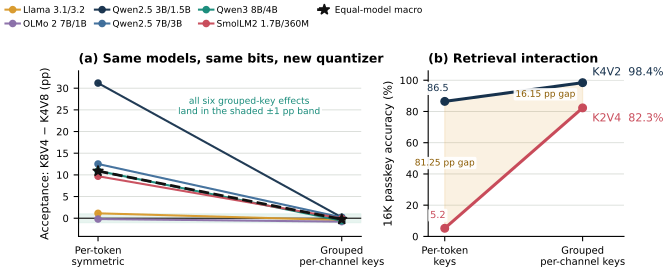

Reproduce this figure in Python.
"""Regenerate Figure 2 (geometry_interaction.pdf); CPU only.

Run from the repository root:

    python paper/figures/geometry_interaction.py

Panel (a) reads the frozen K8V4 - K4V8 contrasts behind Table 3. Panel (b)
plots the Qwen2.5-1.5B passkey counts of Table 5 and Appendix C; they are
copied here because the passkey aggregate is not yet frozen in ``results/``.
Layout, colors, and font sizes follow the original figure; pair colors match
Figure 3.
"""
from __future__ import annotations

import argparse
import json
from pathlib import Path

import matplotlib

matplotlib.use("Agg")
import matplotlib.pyplot as plt

ROOT = Path(__file__).resolve().parents[2]
GEOMETRY = ROOT / "results" / "cross-family" / "quantizer_geometry_summary.json"
OUT = Path(__file__).resolve().with_suffix(".pdf")

# pair key in the summary, legend label, color (same as Figure 3)
PAIRS = [
    ("llama31_8b_llama32_3b", "Llama 3.1/3.2", "#d99a2b"),
    ("olmo2_7b_1b", "OLMo 2 7B/1B", "#8a6fa8"),
    ("qwen25_3b_15b", "Qwen2.5 3B/1.5B", "#17324d"),
    ("qwen25_7b_3b", "Qwen2.5 7B/3B", "#3d6d9a"),
    ("qwen3_8b_4b", "Qwen3 8B/4B", "#188b7a"),
    ("smollm2_17b_360m", "SmolLM2 1.7B/360M", "#c84b5a"),
]
# Qwen2.5-1.5B 16K passkey: correct retrievals out of 192 (Table 5, App. C)
PASSKEY = {"K4V2": (166, 189), "K2V4": (10, 158)}  # (per-token, grouped) keys
N_PASSKEY = 192
NAVY, RED, GOLD, GRID = "#17324d", "#c84b5a", "#d99a2b", "#d9ddd8"
BOX = dict(boxstyle="round,pad=0.2", fc="white", ec="none", alpha=0.92)
MINUS = "\N{MINUS SIGN}"


def style_axes(ax) -> None:
    ax.spines[["top", "right"]].set_visible(False)
    ax.tick_params(labelsize=7.2)
    ax.set_axisbelow(True)


def geometry_shift(ax) -> list:
    summary = json.loads(GEOMETRY.read_text(encoding="utf-8"))
    rows = {row["pair"]: row for row in summary["rows"]}
    ax.axhspan(-1, 1, color="#dcefe8", alpha=0.65, zorder=0)
    ax.grid(axis="y", color=GRID, linewidth=0.65)
    ax.axhline(0, color="#111111", linewidth=0.8)
    handles = []
    for key, label, color in PAIRS:
        row = rows[key]
        ys = [100 * row["naive_k8v4_minus_k4v8"], 100 * row["kivi_k8v4_minus_k4v8"]]
        (line,) = ax.plot([0, 1], ys, "-o", color=color, linewidth=1.5,
                          markersize=4.5, alpha=0.95, label=label)
        handles.append(line)
    macro = [100 * summary["naive_macro"]["mean"], 100 * summary["kivi_macro"]["mean"]]
    (line,) = ax.plot([0, 1], macro, "--*", color="#111111", linewidth=2.0,
                      markersize=8, zorder=4, label="Equal-model macro")
    handles.append(line)
    ax.text(0.62, 25.8, "all six grouped-key effects\nland in the shaded ±1 pp band",
            color="#188b7a", fontsize=6.6, ha="center", va="center", bbox=BOX,
            zorder=3)
    ax.set_xlim(-0.08, 1.08)
    ax.set_ylim(-4.2, 34.0)
    ax.set_xticks([0, 1], ["Per-token\nsymmetric", "Grouped\nper-channel keys"])
    ax.set_ylabel(f"Acceptance: K8V4 {MINUS} K4V8 (pp)", fontsize=8)
    ax.set_title("(a) Same models, same bits, new quantizer", loc="left",
                 fontsize=9, fontweight="bold")
    style_axes(ax)
    return handles


def retrieval_interaction(ax) -> None:
    k4v2 = [100 * n / N_PASSKEY for n in PASSKEY["K4V2"]]
    k2v4 = [100 * n / N_PASSKEY for n in PASSKEY["K2V4"]]
    ax.grid(axis="y", color=GRID, linewidth=0.65)
    ax.fill_between([0, 1], k2v4, k4v2, color=GOLD, alpha=0.14, linewidth=1.0)
    ax.plot([0, 1], k4v2, "-o", color=NAVY, linewidth=2.2, markersize=5.5)
    ax.plot([0, 1], k2v4, "-o", color=RED, linewidth=2.2, markersize=5.5)
    ax.text(-0.05, 94.8, f"{k4v2[0]:.1f}", color=NAVY, fontsize=7,
            ha="center", va="center", bbox=BOX)
    ax.text(-0.05, 13.5, f"{k2v4[0]:.1f}", color=RED, fontsize=7,
            ha="center", va="center", bbox=BOX)
    ax.text(0.0, 47.0, f"{k4v2[0] - k2v4[0]:.2f} pp gap", color="#8a5a00",
            fontsize=6.5, ha="center", va="center", bbox=BOX)
    ax.text(0.73, 91.0, f"{k4v2[1] - k2v4[1]:.2f} pp gap", color="#8a5a00",
            fontsize=6.5, ha="center", va="center", bbox=BOX)
    ax.text(1.07, 105.1, f"K4V2  {k4v2[1]:.1f}%", color=NAVY, fontsize=8,
            ha="left", va="center", bbox=BOX, clip_on=False)
    ax.text(1.07, 75.6, f"K2V4  {k2v4[1]:.1f}%", color=RED, fontsize=8,
            ha="left", va="center", bbox=BOX, clip_on=False)
    ax.set_xlim(-0.12, 1.30)
    ax.set_ylim(0, 106)
    ax.set_xticks([0, 1], ["Per-token\nkeys", "Grouped\nper-channel keys"])
    ax.set_yticks(range(0, 101, 20))
    ax.set_ylabel("16K passkey accuracy (%)", fontsize=8)
    ax.set_title("(b) Retrieval interaction", loc="left", fontsize=9,
                 fontweight="bold")
    style_axes(ax)


def main() -> None:
    parser = argparse.ArgumentParser(description=__doc__.splitlines()[0])
    parser.add_argument("--out", type=Path, default=OUT)
    args = parser.parse_args()
    plt.rcParams.update({"font.family": "DejaVu Sans", "pdf.fonttype": 42})
    width, height = 480.007, 193.563  # points, the size of the original figure
    fig = plt.figure(figsize=(width / 72, height / 72))
    axes = [fig.add_axes([x0 / width, 23.06 / height, (x1 - x0) / width, 119.4 / height])
            for x0, x1 in ((56.6, 260.5), (308.8, 450.0))]
    handles = geometry_shift(axes[0])
    retrieval_interaction(axes[1])
    fig.legend(handles=handles, loc="upper left",
               bbox_to_anchor=(0.0, 0.998), ncol=4, frameon=False, fontsize=6.5,
               handlelength=1.6, handletextpad=0.35, columnspacing=0.9,
               labelspacing=0.57, borderaxespad=0.2)
    fig.savefig(args.out, metadata={"CreationDate": None})
    plt.close(fig)
    print(f"wrote {args.out}")


if __name__ == "__main__":
    main()
